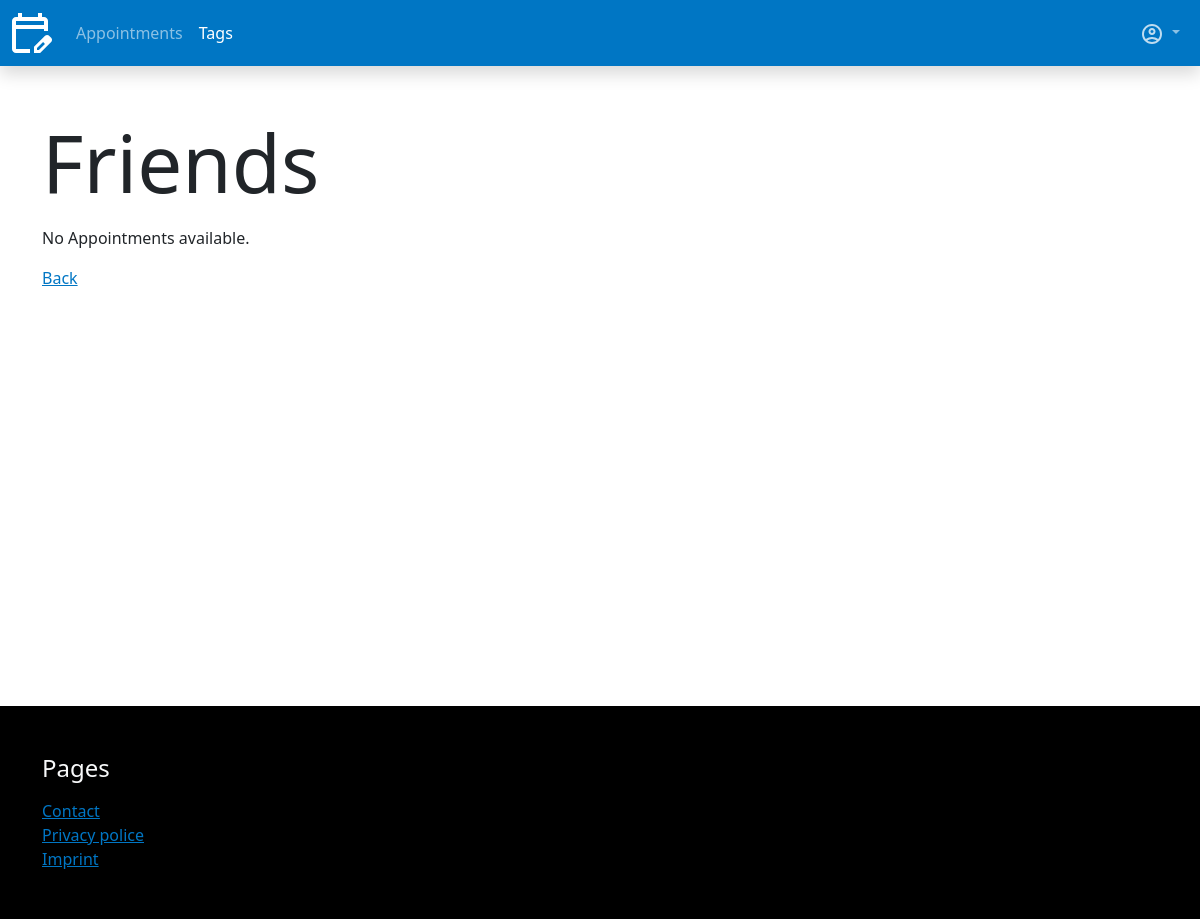
The app's page /app/tags/4/ (signed in), older data.
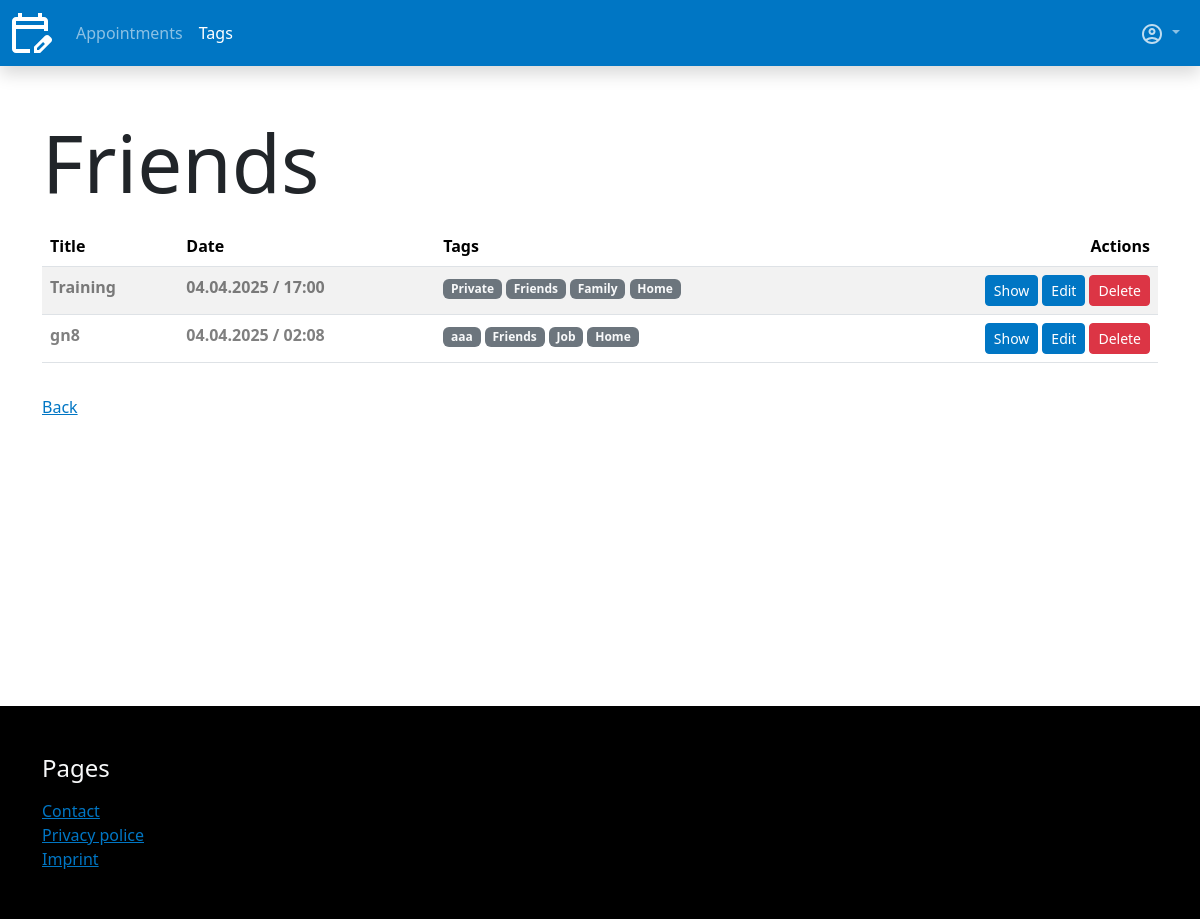
The same page, newer data.
### appointments/models.py (models this page shows, shortened)
class Tag(models.Model):
    user = models.ForeignKey(User, on_delete=models.CASCADE, verbose_name=_("User"))
    title = models.CharField(max_length=255, verbose_name=_("Title"))
    created = models.DateTimeField(auto_now_add=True, verbose_name=_("Created"))
    updated = models.DateTimeField(auto_now=True, verbose_name=_("Updated"))
    class Meta:
        ordering = [
            "-updated"
        ]
        verbose_name = _("Tag")

class Appointment(models.Model):
    user = models.ForeignKey(User, on_delete=models.CASCADE, verbose_name=_("User"))
    title = models.CharField(max_length=255, verbose_name=_("Title"))
    description = models.TextField(verbose_name=_("Description"), null=True, blank=True)
    date = models.DateTimeField(default=datetime.now, verbose_name=_("Datetime"))
    tags = models.ManyToManyField(Tag, blank=True, verbose_name=_("Tags"), related_name="appointments")
    created = models.DateTimeField(auto_now_add=True, verbose_name=_("Created"))
    updated = models.DateTimeField(auto_now=True, verbose_name=_("Updated"))
    @admin.display(description="Expired")
    def is_expired(self):
        utc = ZoneInfo("UTC")
        current_date_time = datetime.now(tz=utc)
        return self.date < current_date_time
    class Meta:
        verbose_name = _("Appointment")
        ordering = [
            "-date",
        ]

### appointments/views/tags.py (the view)
# urls.py: path("tags/<int:pk>/", tags.show, name="tags_show"),
@login_required(login_url="sevo_user:sign_in")
def show(request, pk):
    tag = get_object_or_404(Tag, pk=pk, user=request.user)
    appointments = tag.appointments.all()
    return render(request, "appointments/tags/show.html", {
        "title": f"{tag.title}",
        "tag": tag,
        "appointments": appointments
    })

### template_tags/templatetags/app_tags.py (called while the page is built)
@register.simple_tag
def active_site(path, name):
    path_splitted = path.split("/")
    path_compare = path_splitted[2]
    if name in path_compare:
        return "active"

### appointments/templates/appointments/tags/show.html (shortened to what this page needs)
{% extends "base.html" %}
{% load i18n %}
{% block content %}
    <h1 class="display-1 mb-3">{{ title }}</h1>
    <div>
        {% if appointments %}
            <div class="table-responsive">
                {% include "../partials/_appointments_table.html" %}
            </div>
        {% else %}
            <p>
                {% trans "No Appointments available." %}
            </p>
        {% endif %}
    </div>
    {% include "../partials/_back_link.html" %}
{% endblock %}

### appointments/templates/appointments/partials/_appointments_table.html
{% load i18n %}
<table class="table table-striped">
    <thead>
        <tr>
            <th>{% trans "Title" %}</th>
            <th>{% trans "Date" %}</th>
            <th>{% trans "Tags" %}</th>
            <th>
                <div class="d-flex justify-content-end">
                    {% trans "Actions" %}
                </div>
            </th>
        </tr>
    </thead>
    <tbody>
        {% for app in appointments %}
            <tr>
                <th class="{% if app.is_expired %}text-black-50{% endif %}" scope="row">{{ app.title }}</th>
                <th class="{% if app.is_expired %}text-black-50{% endif %}" scope="row">{{ app.date|date:"d.m.Y / H:i" }}</th>
                <th class="{% if app.is_expired %}text-black-50{% endif %}" scope="row">
                    {% for tag in app.tags.all %}
                        <span class="badge text-bg-secondary">
                            <a class="link-light link-underline-opacity-0" href="{% url "appointments:tags_show" pk=tag.pk %}">
                                {{ tag.title }}
                            </a>
                        </span>
                    {% endfor %}
                </th>
                <td class="{% if app.is_expired %}text-black-50{% endif %}">
                    <div class="d-flex justify-content-end gap-1 ">
                        <a class="btn btn-primary btn-sm" href="{% url "appointments:show" pk=app.pk %}">{% trans "Show" %}</a>
                        <a class="btn btn-primary btn-sm" href="{% url "appointments:update" pk=app.pk %}">{% trans "Edit" %}</a>
                        <a class="btn btn-danger btn-sm" href="{% url "appointments:delete" pk=app.pk %}">{% trans "Delete" %}</a>
                    </div>
                </td>
            </tr>
        {% endfor %}
    </tbody>
</table>

Row changes from the older to the newer data that the page shows:
added Appointment: title "Training", date "04.04.2025 / 17:00", Tag (title "Friends")
now on this page (row edited): Tag: title "Private", shown under "Training"
now on this page (row unchanged): Tag: title "Family", shown under "Training"
now on this page (row unchanged): Tag: title "Home"
added Appointment: title "gn8", date "04.04.2025 / 02:08", Tag (title "Friends")
now on this page (row edited): Tag: title "aaa", shown under "gn8"
now on this page (row unchanged): Tag: title "Job", shown under "gn8"
Text that changed along with them:
text no longer shown: "No Appointments available."
text now shown: "Title Date Tags Actions"
